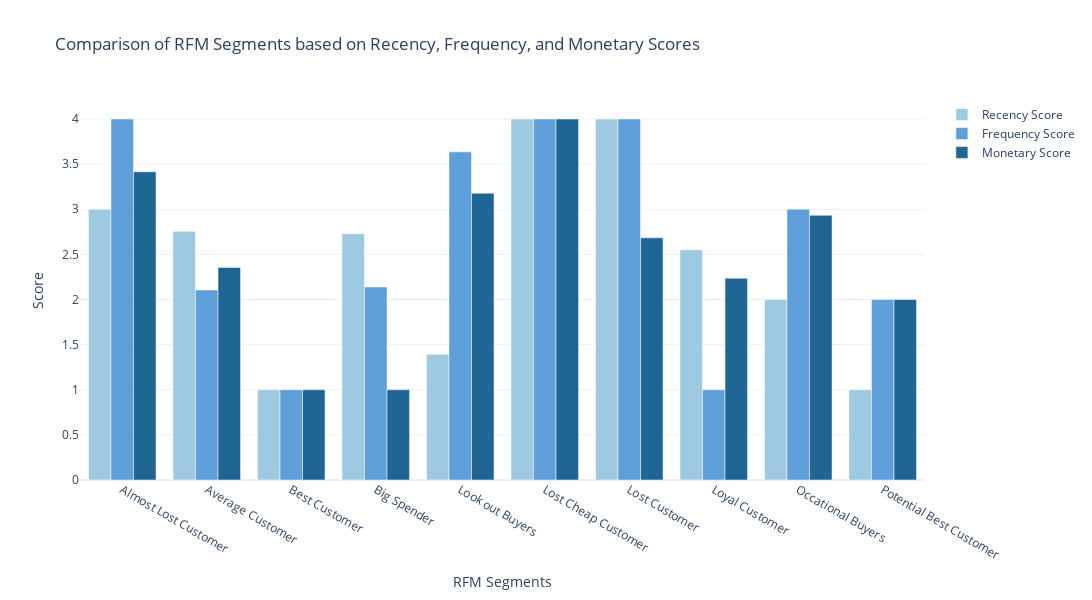

The cell this chart's notebook holds for it:
### Code cell
# Calculate the average Recency, Frequency, and Monetary scores for each segment
segment_scores = segmented_rfm.groupby('RFM Customer Segments')[['R_quartile', 'F_quartile', 'M_quartile']].mean().reset_index()

# Create a grouped bar chart to compare segment scores
fig = go.Figure()

# Add bars for Recency score
fig.add_trace(go.Bar(
    x=segment_scores['RFM Customer Segments'],
    y=segment_scores['R_quartile'],
    name='Recency Score',
    marker_color='rgb(158,202,225)'
))

# Add bars for Frequency score
fig.add_trace(go.Bar(
    x=segment_scores['RFM Customer Segments'],
    y=segment_scores['F_quartile'],
    name='Frequency Score',
    marker_color='rgb(94,158,217)'
))

# Add bars for Monetary score
fig.add_trace(go.Bar(
    x=segment_scores['RFM Customer Segments'],
    y=segment_scores['M_quartile'],
    name='Monetary Score',
    marker_color='rgb(32,102,148)'
))

# Update the layout
fig.update_layout(
    title='Comparison of RFM Segments based on Recency, Frequency, and Monetary Scores',
    xaxis_title='RFM Segments',
    yaxis_title='Score',
    barmode='group',
    width = 1200,
    height = 600,
    showlegend=True
)

fig.show()

### Figure 1 — Plotly figure (JSON) as saved in the notebook; plotly's stock layout.template omitted (floating-point values rounded to 4 significant figures)
{"data": [{"marker": {"color": "rgb(158,202,225)"}, "name": "Recency Score", "type": "bar", "x": ["Almost Lost Customer", "Average Customer", "Best Customer", "Big Spender", "Look out Buyers", "Lost Cheap Customer", "Lost Customer", "Loyal Customer", "Occational Buyers", "Potential Best Customer"], "y": [3, 2.755, 1, 2.729, 1.393, 4, 4, 2.551, 2, 1]}, {"marker": {"color": "rgb(94,158,217)"}, "name": "Frequency Score", "type": "bar", "x": ["Almost Lost Customer", "Average Customer", "Best Customer", "Big Spender", "Look out Buyers", "Lost Cheap Customer", "Lost Customer", "Loyal Customer", "Occational Buyers", "Potential Best Customer"], "y": [4, 2.105, 1, 2.139, 3.636, 4, 4, 1, 3, 2]}, {"marker": {"color": "rgb(32,102,148)"}, "name": "Monetary Score", "type": "bar", "x": ["Almost Lost Customer", "Average Customer", "Best Customer", "Big Spender", "Look out Buyers", "Lost Cheap Customer", "Lost Customer", "Loyal Customer", "Occational Buyers", "Potential Best Customer"], "y": [3.416, 2.355, 1, 1, 3.178, 4, 2.683, 2.235, 2.933, 2]}], "layout": {"barmode": "group", "height": 600, "showlegend": true, "title": {"text": "Comparison of RFM Segments based on Recency, Frequency, and Monetary Scores"}, "width": 1200, "xaxis": {"title": {"text": "RFM Segments"}}, "yaxis": {"title": {"text": "Score"}}}}
